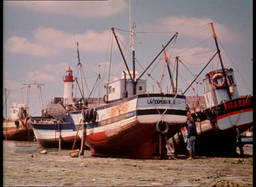
#> input picture data/BoatsColor.bmp, 256 x 187 px, shrunk from 787 x 576 before the run
$ python -i segmentation_controller.py   (imports and definitions only)
#> lines starting #> are read from the running program, lines starting #| are printed output that depends on the picture; after the words box and inside, x2 and y2 are one past the last pixel; in counts of white or black regions, pixels touching at a corner belong together
#> further down, picture is the input picture: shape (187, 256, 3); mean B, G, R 111.7, 114.8, 137.4
import cv2
import numpy as np
from sklearn.cluster import KMeans
import time
from scipy.spatial.distance import cdist
import multiprocessing as mp
from PyQt5.QtCore import QThread, pyqtSignal


# [182 lines left out: functions segmentation_process, k_means_segmentation, region_growing_segmentation, agglomerative_segmention, initial_kmeans_quantization, agglomerative_merge and 1 more, not called in this run]


def mean_shift_segmentation(image, spatial_radius=15, color_radius=20, min_shift=0.2, max_iterations=20):
    """
    Implementation of Mean Shift segmentation, handles both RGB and grayscale images
    """
#> called with spatial_radius = 15, color_radius = 20, min_shift = 0.2, max_iterations = 20
    # Check if image is grayscale
    is_grayscale = len(image.shape) == 2 or (len(image.shape) == 3 and image.shape[2] == 1)
#> is_grayscale = False

    # Detect if image has alpha channel (4 channels)
    has_alpha = len(image.shape) == 3 and image.shape[2] == 4
#> has_alpha = False

    # Store original image shape and channels for later
    orig_shape = image.shape
#> orig_shape = (187, 256, 3)
    n_channels = 1 if is_grayscale else (4 if has_alpha else 3)
#> n_channels = 3

    # Resize for performance
    scale_percent = 50  # percent of original size
    width = int(image.shape[1] * scale_percent / 100)
#> width = 128
    height = int(image.shape[0] * scale_percent / 100)
#> height = 93
    image = cv2.resize(image, (width, height))
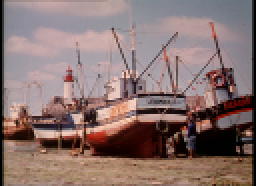
#> image: shape (93, 128, 3) (shown 2 times larger); mean of channels 0, 1, 2 111.6, 114.7, 137.3; drawn as B, G, R

    # Start timing
    start_time = time.time()

    if is_grayscale:
        # Ensure image is 2D if it's single-channel 3D
        if len(image.shape) == 3:
            image = image[:, :, 0]

        # For grayscale, we'll use just (x, y, intensity) as features
        height, width = image.shape
        x = np.arange(width)
        y = np.arange(height)
        X, Y = np.meshgrid(x, y)

        pixels = np.column_stack((
            X.flatten(),            # X coordinate
            Y.flatten(),            # Y coordinate
            image.flatten()         # Intensity value
        ))

        # Normalize spatial and intensity feature spaces
        spatial_scale = 1.0 / spatial_radius
        intensity_scale = 1.0 / color_radius

        # Apply scaling
        scaled_pixels = np.column_stack((
            pixels[:, 0] * spatial_scale,
            pixels[:, 1] * spatial_scale,
            pixels[:, 2] * intensity_scale
        ))
    else:
        # For color images, handle both RGB/BGR and RGBA/BGRA

        if has_alpha:
            # Extract alpha channel and convert RGB part to LAB
            alpha_channel = image[:, :, 3]
            rgb_image = image[:, :, :3]
            lab_image = cv2.cvtColor(rgb_image, cv2.COLOR_BGR2LAB)
        else:
            lab_image = cv2.cvtColor(image, cv2.COLOR_BGR2LAB)
#> lab_image: shape (93, 128, 3); mean of channels 0, 1, 2 126.9, 136.7, 133.3

        # Reshape the image to a feature vector [x, y, L, a, b, (alpha)]
        height, width = lab_image.shape[:2]
        x = np.arange(width)
#> x = 128 values from 0 to 127
        y = np.arange(height)
#> y = 93 values from 0 to 92
        X, Y = np.meshgrid(x, y)

        if has_alpha:
            pixels = np.column_stack((
                X.flatten(),                    # X coordinate
                Y.flatten(),                    # Y coordinate
                lab_image[:, :, 0].flatten(),   # L channel
                lab_image[:, :, 1].flatten(),   # a channel
                lab_image[:, :, 2].flatten(),   # b channel
                alpha_channel.flatten()         # Alpha channel
            ))
        else:
            pixels = np.column_stack((
                X.flatten(),                    # X coordinate
                Y.flatten(),                    # Y coordinate
                lab_image[:, :, 0].flatten(),   # L channel
                lab_image[:, :, 1].flatten(),   # a channel
                lab_image[:, :, 2].flatten()    # b channel
            ))

        # Normalize spatial and color feature spaces
        spatial_scale = 1.0 / spatial_radius
        color_scale = 1.0 / color_radius

        # Apply scaling - adjust for alpha if present
        if has_alpha:
            scaled_pixels = np.column_stack((
                pixels[:, 0] * spatial_scale,
                pixels[:, 1] * spatial_scale,
                pixels[:, 2] * color_scale,
                pixels[:, 3] * color_scale,
                pixels[:, 4] * color_scale,
                pixels[:, 5] * color_scale  # Scale alpha channel
            ))
        else:
            scaled_pixels = np.column_stack((
                pixels[:, 0] * spatial_scale,
                pixels[:, 1] * spatial_scale,
                pixels[:, 2] * color_scale,
                pixels[:, 3] * color_scale,
                pixels[:, 4] * color_scale
            ))

    # Create a working copy
    points = scaled_pixels.copy()

    # Use a grid-based approach to reduce the number of seed points
    grid_size = 20  # Adjust based on your needs
    seed_indices = []

    # Create a grid and select one point from each cell
    for y in range(0, height, grid_size):
        for x in range(0, width, grid_size):
            # Calculate pixel indices in this grid cell
            y_max = min(y + grid_size, height)
            x_max = min(x + grid_size, width)

            # Get a representative point from this cell
            cell_indices = []
            for i in range(y, y_max):
                for j in range(x, x_max):
                    if i < height and j < width:
                        cell_indices.append(i * width + j)

            if cell_indices:
                seed_indices.append(cell_indices[len(cell_indices) // 2])  # Middle point
#> after the loop, seed_indices = 35 values from 1280 to 11132


    # Start with seed points
    seed_points = points[seed_indices].copy()
#> seed_points = 35 rows, first 6: [0, 0.667, 0, 6.4, 6.4], [1.33, 0.667, 7.75, 6.6, 6.1], [2.67, 0.667, 7.85, 6.55, 6.15], [4, 0.667, 7.85, 6.5, 6.2], [5.33, 0.667, 7.85, 6.6, 6.3], [6.67, 0.667, 8.4, 6.9, 6.6]
    shifted_points = seed_points.copy()
#> shifted_points has the same summary as seed_points

    # Mean shift iteration
    for iteration in range(max_iterations):
        max_shift_distance = 0

        for i in range(len(seed_points)):
            # Compute distances from current seed point to all scaled pixels
            distances = np.sqrt(np.sum((points - shifted_points[i])**2, axis=1))

            # Find points within the bandwidth (points where distance <= 1.0)
            in_bandwidth_indices = np.where(distances <= 1.0)[0]

            if len(in_bandwidth_indices) > 0:
                # Compute mean shift vector
                new_point = np.mean(points[in_bandwidth_indices], axis=0)

                # Calculate shift distance
                shift_distance = np.sqrt(np.sum((new_point - shifted_points[i])**2))
                max_shift_distance = max(max_shift_distance, shift_distance)

                # Update position
                shifted_points[i] = new_point


        # Check convergence
        if max_shift_distance < min_shift:
            break
#> after the loop, shifted_points = 35 rows, first 6: [0, 0.933, 0.0241, 6.35, 6.42], [1.08, 0.627, 7.9, 6.65, 6.19], [2.59, 0.561, 8.2, 6.68, 6.32], [4.47, 0.812, 7.96, 6.58, 6.29], [4.93, 0.959, 7.98, 6.59, 6.28], [6.35, 1.33, 8.31, 6.82, 6.48]

    # Merge close modes/clusters
    merge_distance = 1.0

    # Dictionary to store clusters
    clusters = {}
    cluster_id = 0

    # First cluster center
    clusters[cluster_id] = shifted_points[0]
    cluster_id += 1

    # Assign shifted points to clusters or create new ones
    for i in range(1, len(shifted_points)):
        # Find closest existing cluster
        min_dist = float('inf')
        closest_cluster = -1

        for cid, center in clusters.items():
            dist = np.sqrt(np.sum((shifted_points[i] - center)**2))
            if dist < min_dist:
                min_dist = dist
                closest_cluster = cid

        # If close enough to existing cluster, merge
        if min_dist <= merge_distance:
            # Update cluster center as the weighted average
            clusters[closest_cluster] = (clusters[closest_cluster] + shifted_points[i]) / 2
        else:
            # Create new cluster
            clusters[cluster_id] = shifted_points[i]
            cluster_id += 1
#> this loop made 34 passes
#> after the loop, cluster_id = 29; clusters = 29 items


    # Assign each pixel to the nearest cluster
    cluster_centers = np.array(list(clusters.values()))
#> cluster_centers = 29 rows, first 6: [0, 0.933, 0.0241, 6.35, 6.42], [1.08, 0.627, 7.9, 6.65, 6.19], [2.59, 0.561, 8.2, 6.68, 6.32], [4.7, 0.885, 7.97, 6.59, 6.28], [6.37, 1.54, 8.3, 6.81, 6.45], [7.71, 0.499, 6.54, 6.45, 6.12]
    labels = np.zeros(len(points), dtype=int)
#> labels = 11904 values from 0 to 0

    # Use efficient vectorized operations for assignment
    # Calculate distances to all cluster centers
    distances = cdist(points, cluster_centers)

    # Assign each point to the nearest cluster
    labels = np.argmin(distances, axis=1)
#> labels = 11904 values, max 28 at index 7165, min 0 at index 0, mean 13.11

    # Create segmented image
    if is_grayscale:
        # Create a grayscale result image
        result = np.zeros((height, width), dtype=np.uint8)

        # Map each pixel to its cluster center's intensity
        for i in range(len(clusters)):
            mask = labels == i
            # Get the cluster center
            center = cluster_centers[i]

            # Convert back to original scale (intensity value)
            intensity_value = int(center[2] / intensity_scale)

            # Reshape the mask to the image shape
            mask_2d = mask.reshape(height, width)

            # Apply the intensity to the segment
            result[mask_2d] = intensity_value
    else:
        # Create a color result image with the appropriate number of channels
        if has_alpha:
            result = np.zeros((height, width, 4), dtype=np.uint8)
        else:
            result = np.zeros((height, width, 3), dtype=np.uint8)

        # Map each pixel to its cluster center's color
        for i in range(len(clusters)):
            mask = labels == i
            # Get the cluster center
            center = cluster_centers[i]

            # Reshape the mask to the image shape
            mask_2d = mask.reshape(height, width)

            if has_alpha:
                # Handle images with alpha channel
                color_center = np.array([
                    center[2] / color_scale,  # L
                    center[3] / color_scale,  # a
                    center[4] / color_scale,  # b
                    center[5] / color_scale   # alpha
                ])

                # Convert L*a*b* to BGR
                lab_color = np.uint8([[color_center[:3]]])
                bgr_color = cv2.cvtColor(lab_color, cv2.COLOR_LAB2BGR)[0][0]

                # Create BGRA color
                bgra_color = np.append(bgr_color, color_center[3])

                # Apply the BGRA color to the segment
                result[mask_2d] = bgra_color
            else:
                # Convert back to original scale
                color_center = np.array([
                    center[2] / color_scale,  # L
                    center[3] / color_scale,  # a
                    center[4] / color_scale   # b
                ])

                # Convert center color from LAB to BGR
                lab_color = np.uint8([[color_center]])
                bgr_color = cv2.cvtColor(lab_color, cv2.COLOR_LAB2BGR)[0][0]

                # Apply the color to the segment
                result[mask_2d] = bgr_color
#> this loop made 29 passes
#> (center, color_center, lab_color, bgr_color) on passes 1 to 7: ([0, 0.933, 0.0241, 6.35, 6.42], [0.483, 127, 128.5], [[0, 127, 128]], [0, 1, 0]), ([1.08, 0.627, 7.9, 6.65, 6.19], [158, 132.9, 123.9], [[158, 132, 123]], [158, 148, 153]), ([2.59, 0.561, 8.2, 6.68, 6.32], [164.1, 133.6, 126.4], [[164, 133, 126]], [160, 153, 164]), ([4.7, 0.885, 7.97, 6.59, 6.28], [159.4, 131.7, 125.7], [[159, 131, 125]], [156, 149, 154]), ([6.37, 1.54, 8.3, 6.81, 6.45], [166.1, 136.2, 129], [[166, 136, 129]], [156, 153, 173]), ([7.71, 0.499, 6.54, 6.45, 6.12], [130.7, 129, 122.5], [[130, 128, 122]], [131, 122, 116]), ([0, 1.97, 0.045, 6.31, 6.44], [0.9, 126.2, 128.9], [[0, 126, 128]], [0, 2, 0])
#> pass 1, in mean_shift_segmentation, `mask_2d = mask.reshape(height, width)`:
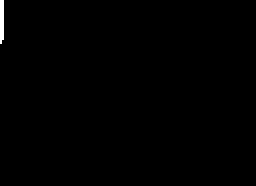
#> mask_2d: shape (93, 128) bool (shown 2 times larger); 0.35% white; 1 white region, box (x1, y1, x2, y2) and area: (0, 0, 2, 22) 42
#> pass 2, in mean_shift_segmentation, `mask_2d = mask.reshape(height, width)`:
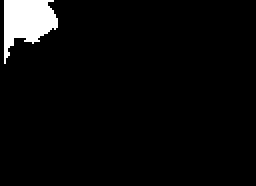
#> mask_2d: shape (93, 128) bool (shown 2 times larger); 4.3% white; 1 white region, box (x1, y1, x2, y2) and area: (2, 0, 29, 32) 514
#> pass 3, in mean_shift_segmentation, `mask_2d = mask.reshape(height, width)`:
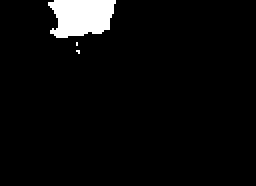
#> mask_2d: shape (93, 128) bool (shown 2 times larger); 4.3% white; 3 white regions (2 under 20 px), largest, box (x1, y1, x2, y2) and area: (24, 0, 58, 19) 507
#> after the loop:
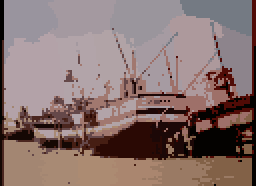
#> result: shape (93, 128, 3) (shown 2 times larger); mean of channels 0, 1, 2 111.3, 114, 135.6; drawn as B, G, R

    # End timing
    end_time = time.time()

    return result


class SegmentationWorker(QThread):
    result_ready = pyqtSignal(object)

    def __init__(self, params):
        super().__init__()
        self.params = params

    # [14 lines left out: function run, not called in this run]


class SegmentationController():
    # [43 lines left out: functions __init__, apply_segmentation, _on_result, not called in this run]

>>> import cv2
>>> picture = cv2.imread('../data/BoatsColor.bmp')
>>> result = mean_shift_segmentation(picture)

$ run again, on data/Mercury.bmp
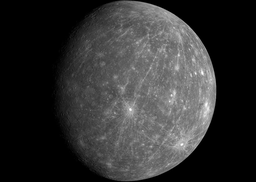
#> input picture data/Mercury.bmp, 256 x 182 px, shrunk from 732 x 520 before the run
#> picture is the input picture: shape (182, 256, 3); min 0, max 255, mean 49.1
#> lab_image: shape (91, 128, 3); mean of channels 0, 1, 2 52.5, 128, 128
#> seed_points = 35 rows, first 6: [0, 0.667, 0, 6.4, 6.4], [1.33, 0.667, 0, 6.4, 6.4], [2.67, 0.667, 0.25, 6.4, 6.4], [4, 0.667, 5.25, 6.4, 6.4], [5.33, 0.667, 6.55, 6.4, 6.4], [6.67, 0.667, 0, 6.4, 6.4]
#> in mean_shift_segmentation, `shifted_points = seed_points.copy()`: shifted_points has the same summary as seed_points
#> after the loop in mean_shift_segmentation, `for iteration in range(max_iterations):`: shifted_points = 35 rows, first 6: [0.906, 0.925, 0, 6.4, 6.4], [1.31, 0.918, 0.00157, 6.4, 6.4], [1.64, 0.807, 0.0168, 6.4, 6.4], [4.25, 1.12, 5.2, 6.4, 6.4], [5.15, 1.61, 6.34, 6.4, 6.4], [7.36, 0.811, 0.00263, 6.4, 6.4]
#> the loop in mean_shift_segmentation, `for i in range(1, len(shifted_points)):` made 34 passes
#> after the loop in mean_shift_segmentation, `for i in range(1, len(shifted_points)):`: cluster_id = 15; clusters = 15 items
#> cluster_centers = 15 rows, first 6: [1.37, 0.864, 0.0088, 6.4, 6.4], [4.13, 1.59, 5.2, 6.4, 6.4], [5.09, 1.93, 6.3, 6.4, 6.4], [7.46, 0.867, 0.00182, 6.4, 6.4], [0.972, 1.96, 0.00388, 6.4, 6.4], [2.94, 2.88, 3.68, 6.4, 6.4]
#> in mean_shift_segmentation, `labels = np.zeros(len(points), dtype=int)`: labels = 11648 values from 0 to 0
#> in mean_shift_segmentation, `labels = np.argmin(distances, axis=1)`: labels = 11648 values, max 14 at index 8041, min 0 at index 0, mean 7.05
#> the loop in mean_shift_segmentation, `for i in range(len(clusters)):` made 15 passes
#> (center, color_center, lab_color, bgr_color) on passes 1 to 5: ([1.37, 0.864, 0.0088, 6.4, 6.4], [0.176, 128, 128], [[0, 128, 128]], [0, 0, 0]), ([4.13, 1.59, 5.2, 6.4, 6.4], [104.1, 128, 128], [[104, 128, 128]], [96, 96, 96]), ([5.09, 1.93, 6.3, 6.4, 6.4], [126.1, 128, 128], [[126, 128, 128]], [117, 117, 117]), ([7.46, 0.867, 0.00182, 6.4, 6.4], [0.0364, 128, 128], [[0, 128, 128]], [0, 0, 0]), ([0.972, 1.96, 0.00388, 6.4, 6.4], [0.0777, 128, 128], [[0, 128, 128]], [0, 0, 0])
#> pass 1, in mean_shift_segmentation, `mask_2d = mask.reshape(height, width)`:
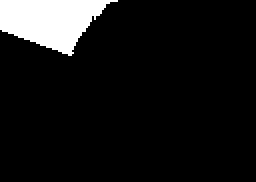
#> mask_2d: shape (91, 128) bool (shown 2 times larger); 8.7% white; 1 white region, box (x1, y1, x2, y2) and area: (0, 0, 59, 28) 1014
#> after the loop in mean_shift_segmentation, `for i in range(len(clusters)):`:
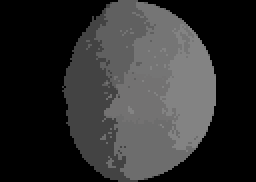
#> result: shape (91, 128, 3) (shown 2 times larger); mean of channels 0, 1, 2 47.2, 47.2, 47.2; drawn as B, G, R

$ run again, on data/baboon.bmp
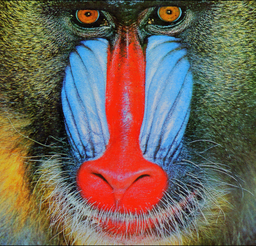
#> input picture data/baboon.bmp, 256 x 246 px, shrunk from 500 x 480 before the run
#> picture is the input picture: shape (246, 256, 3); mean B, G, R 88.7, 100.4, 113.1
#> lab_image: shape (123, 128, 3); mean of channels 0, 1, 2 114.8, 132.8, 139.2
#> seed_points = 49 rows, first 6: [0, 0.667, 5.1, 5.85, 8.2], [1.33, 0.667, 6.55, 5.9, 7.55], [2.67, 0.667, 3.45, 7.2, 7.65], [4, 0.667, 1.05, 6.3, 6.8], [5.33, 0.667, 0.95, 6.2, 6.65], [6.67, 0.667, 4.25, 5.9, 6.7]
#> in mean_shift_segmentation, `shifted_points = seed_points.copy()`: shifted_points has the same summary as seed_points
#> after the loop in mean_shift_segmentation, `for iteration in range(max_iterations):`: shifted_points = 49 rows, first 6: [0.575, 1.26, 5.58, 5.94, 7.93], [0.911, 1.18, 6.34, 5.84, 7.95], [2.92, 0.538, 3.3, 7.15, 7.63], [3.82, 0.436, 1.69, 6.29, 6.82], [5.26, 0.355, 1.44, 6.28, 6.69], [6.56, 1.05, 4.36, 5.9, 6.68]
#> the loop in mean_shift_segmentation, `for i in range(1, len(shifted_points)):` made 48 passes
#> after the loop in mean_shift_segmentation, `for i in range(1, len(shifted_points)):`: cluster_id = 33; clusters = 33 items
#> cluster_centers = 33 rows, first 6: [0.743, 1.22, 5.96, 5.89, 7.94], [2.92, 0.538, 3.3, 7.15, 7.63], [3.82, 0.436, 1.69, 6.29, 6.82], [5.26, 0.355, 1.44, 6.28, 6.69], [6.55, 1.07, 4.35, 5.9, 6.68], [7.68, 1.34, 7.37, 5.61, 7.54]
#> in mean_shift_segmentation, `labels = np.zeros(len(points), dtype=int)`: labels = 15744 values from 0 to 0
#> in mean_shift_segmentation, `labels = np.argmin(distances, axis=1)`: labels = 15744 values, max 32 at index 12663, min 0 at index 1, mean 14.35
#> the loop in mean_shift_segmentation, `for i in range(len(clusters)):` made 33 passes
#> (center, color_center, lab_color, bgr_color) on passes 1 to 4: ([0.743, 1.22, 5.96, 5.89, 7.94], [119.3, 117.8, 158.8], [[119, 117, 158]], [59, 115, 109]), ([2.92, 0.538, 3.3, 7.15, 7.63], [65.92, 142.9, 152.5], [[65, 142, 152]], [24, 51, 89]), ([3.82, 0.436, 1.69, 6.29, 6.82], [33.73, 125.8, 136.4], [[33, 125, 136]], [22, 34, 34]), ([5.26, 0.355, 1.44, 6.28, 6.69], [28.86, 125.7, 133.8], [[28, 125, 133]], [23, 31, 28])
#> pass 1, in mean_shift_segmentation, `mask_2d = mask.reshape(height, width)`:
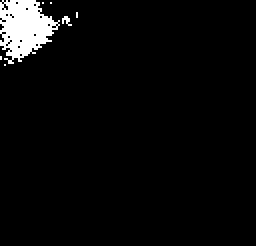
#> mask_2d: shape (123, 128) bool (shown 2 times larger); 3.9% white; 7 white regions (6 under 20 px), largest, box (x1, y1, x2, y2) and area: (0, 0, 30, 32) 595
#> after the loop in mean_shift_segmentation, `for i in range(len(clusters)):`:
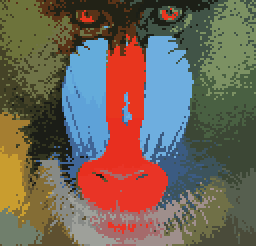
#> result: shape (123, 128, 3) (shown 2 times larger); mean of channels 0, 1, 2 87.7, 100.7, 113; drawn as B, G, R
